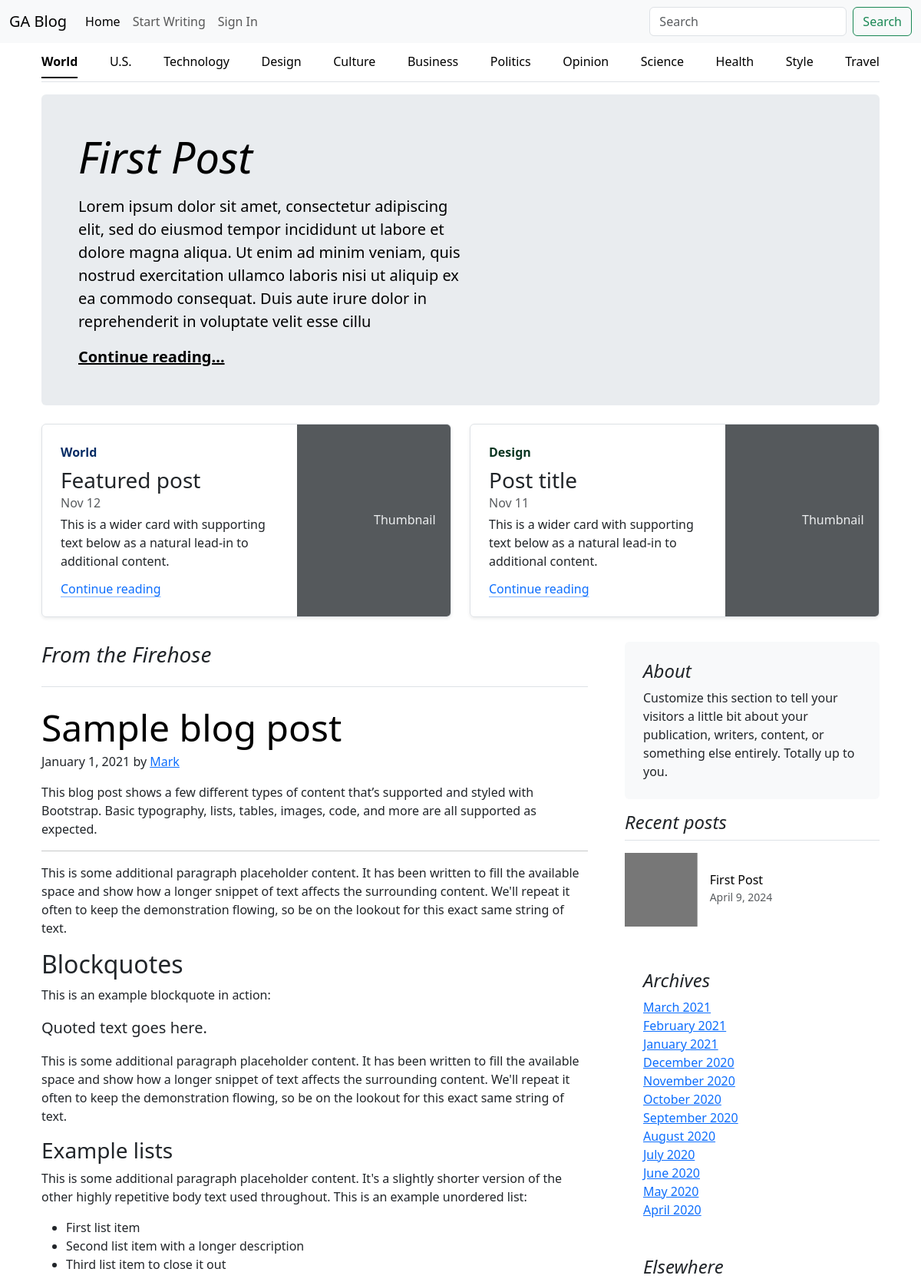
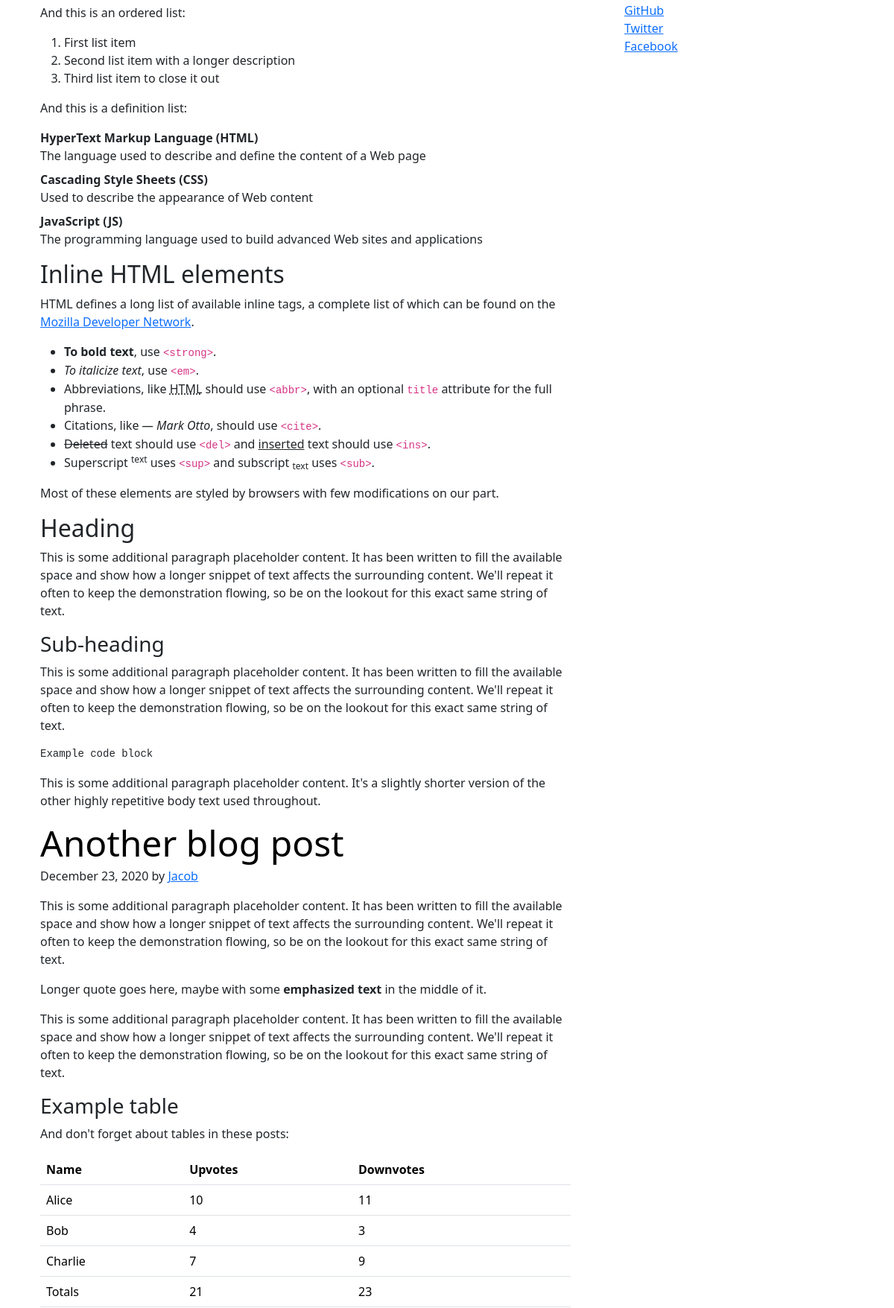
The page / (upper part) on the database its author committed (2 pictures, top to bottom).
### blog/models.py (models this page shows, shortened)
class BaseModel(models.Model):
    created_at = models.DateTimeField(auto_now_add=True)
    updated_at = models.DateTimeField(auto_now=True)
    class Meta:
        abstract = True

class Post(BaseModel, models.Model):
    title = models.CharField(max_length=200)
    quote = models.TextField(max_length=300)
    content = models.TextField()
    image = models.ImageField(upload_to='images/', null=False, blank=False)
    author = models.ForeignKey(User, on_delete=models.CASCADE, related_name='posts')
    category = models.CharField(max_length=2, choices=CategoriesEnum.choices, default=CategoriesEnum.TECH)
    views = models.PositiveIntegerField(default=0)

### blog/views.py (the view)
# urls.py: path('', blog_views.index, name=''),
def index(request):
    articles = Post.objects.all()
    recent_articles = Post.objects.order_by('-created_at')[:3]
    featured_article = Post.objects.order_by('-views').first()
    return render(request, 'index.html', {'articles': articles,
                                          'recent_articles': recent_articles,
                                          'featured_article': featured_article})

### blog/templates/index.html (shortened to what this page needs)
{% extends 'base.html' %}
{% block body %}
<div class="container container-lg">
    <div class="nav-scroller py-1 mb-3 border-bottom">
      <nav class="nav nav-underline justify-content-between">
        <a class="nav-item nav-link link-body-emphasis active" href="#">World</a>
        <a class="nav-item nav-link link-body-emphasis" href="#">U.S.</a>
        <a class="nav-item nav-link link-body-emphasis" href="#">Technology</a>
        <a class="nav-item nav-link link-body-emphasis" href="#">Design</a>
        <a class="nav-item nav-link link-body-emphasis" href="#">Culture</a>
        <a class="nav-item nav-link link-body-emphasis" href="#">Business</a>
        <a class="nav-item nav-link link-body-emphasis" href="#">Politics</a>
        <a class="nav-item nav-link link-body-emphasis" href="#">Opinion</a>
        <a class="nav-item nav-link link-body-emphasis" href="#">Science</a>
        <a class="nav-item nav-link link-body-emphasis" href="#">Health</a>
        <a class="nav-item nav-link link-body-emphasis" href="#">Style</a>
        <a class="nav-item nav-link link-body-emphasis" href="#">Travel</a>
      </nav>
    </div>
  </div>
  <main class="container">
    <div class="p-4 p-md-5 mb-4 rounded text-body-emphasis bg-body-secondary">
      <div class="col-lg-6 px-0">
        <h1 class="display-4 fst-italic">{{featured_article.title}}</h1>
        <p class="lead my-3">{{featured_article.quote}}</p>
        <p class="lead mb-0"><a href="{% url 'post_detail' pk=featured_article.pk %}" class="text-body-emphasis fw-bold">Continue reading...</a></p>
      </div>
    </div>
    <div class="row mb-2">
      <div class="col-md-6">
        <div class="row g-0 border rounded overflow-hidden flex-md-row mb-4 shadow-sm h-md-250 position-relative">
          <div class="col p-4 d-flex flex-column position-static">
            <strong class="d-inline-block mb-2 text-primary-emphasis">World</strong>
            <h3 class="mb-0">Featured post</h3>
            <div class="mb-1 text-body-secondary">Nov 12</div>
            <p class="card-text mb-auto">This is a wider card with supporting text below as a natural lead-in to additional content.</p>
            <a href="#" class="icon-link gap-1 icon-link-hover stretched-link">
              Continue reading
              <svg class="bi"><use xlink:href="#chevron-right"/></svg>
            </a>
          </div>
          <div class="col-auto d-none d-lg-block">
            <svg class="bd-placeholder-img" width="200" height="250" xmlns="http://www.w3.org/2000/svg" role="img" aria-label="Placeholder: Thumbnail" preserveAspectRatio="xMidYMid slice" focusable="false"><title>Placeholder</title><rect width="100%" height="100%" fill="#55595c"/><text x="50%" y="50%" fill="#eceeef" dy=".3em">Thumbnail</text></svg>
          </div>
        </div>
      </div>
      <div class="col-md-6">
        <div class="row g-0 border rounded overflow-hidden flex-md-row mb-4 shadow-sm h-md-250 position-relative">
          <div class="col p-4 d-flex flex-column position-static">
            <strong class="d-inline-block mb-2 text-success-emphasis">Design</strong>
            <h3 class="mb-0">Post title</h3>
            <div class="mb-1 text-body-secondary">Nov 11</div>
            <p class="mb-auto">This is a wider card with supporting text below as a natural lead-in to additional content.</p>
            <a href="#" class="icon-link gap-1 icon-link-hover stretched-link">
              Continue reading
              <svg class="bi"><use xlink:href="#chevron-right"/></svg>
            </a>
          </div>
          <div class="col-auto d-none d-lg-block">
            <svg class="bd-placeholder-img" width="200" height="250" xmlns="http://www.w3.org/2000/svg" role="img" aria-label="Placeholder: Thumbnail" preserveAspectRatio="xMidYMid slice" focusable="false"><title>Placeholder</title><rect width="100%" height="100%" fill="#55595c"/><text x="50%" y="50%" fill="#eceeef" dy=".3em">Thumbnail</text></svg>
          </div>
        </div>
      </div>
    </div>
    <div class="row g-5">
      <div class="col-md-8">
        <h3 class="pb-4 mb-4 fst-italic border-bottom">
          From the Firehose
        </h3>
        <article class="blog-post">
          <h2 class="display-5 link-body-emphasis mb-1">Sample blog post</h2>
          <p class="blog-post-meta">January 1, 2021 by <a href="#">Mark</a></p>
          <p>This blog post shows a few different types of content that’s supported and styled with Bootstrap. Basic typography, lists, tables, images, code, and more are all supported as expected.</p>
          <hr>
          <p>This is some additional paragraph placeholder content. It has been written to fill the available space and show how a longer snippet of text affects the surrounding content. We'll repeat it often to keep the demonstration flowing, so be on the lookout for this exact same string of text.</p>
          <h2>Blockquotes</h2>
          <p>This is an example blockquote in action:</p>
          <blockquote class="blockquote">
            <p>Quoted text goes here.</p>
          </blockquote>
          <p>This is some additional paragraph placeholder content. It has been written to fill the available space and show how a longer snippet of text affects the surrounding content. We'll repeat it often to keep the demonstration flowing, so be on the lookout for this exact same string of text.</p>
          <h3>Example lists</h3>
          <p>This is some additional paragraph placeholder content. It's a slightly shorter version of the other highly repetitive body text used throughout. This is an example unordered list:</p>
          <ul>
            <li>First list item</li>
            <li>Second list item with a longer description</li>
            <li>Third list item to close it out</li>
          </ul>
          <p>And this is an ordered list:</p>
          <ol>
            <li>First list item</li>
            <li>Second list item with a longer description</li>
            <li>Third list item to close it out</li>
          </ol>
          <p>And this is a definition list:</p>
          <dl>
            <dt>HyperText Markup Language (HTML)</dt>
            <dd>The language used to describe and define the content of a Web page</dd>
            <dt>Cascading Style Sheets (CSS)</dt>
            <dd>Used to describe the appearance of Web content</dd>
            <dt>JavaScript (JS)</dt>
            <dd>The programming language used to build advanced Web sites and applications</dd>
          </dl>
          <h2>Inline HTML elements</h2>
          <p>HTML defines a long list of available inline tags, a complete list of which can be found on the <a href="https://developer.mozilla.org/en-US/docs/Web/HTML/Element">Mozilla Developer Network</a>.</p>
          <ul>
            <li><strong>To bold text</strong>, use <code class="language-plaintext highlighter-rouge">&lt;strong&gt;</code>.</li>
            <li><em>To italicize text</em>, use <code class="language-plaintext highlighter-rouge">&lt;em&gt;</code>.</li>
            <li>Abbreviations, like <abbr title="HyperText Markup Language">HTML</abbr> should use <code class="language-plaintext highlighter-rouge">&lt;abbr&gt;</code>, with an optional <code class="language-plaintext highlighter-rouge">title</code> attribute for the full phrase.</li>
            <li>Citations, like <cite>— Mark Otto</cite>, should use <code class="language-plaintext highlighter-rouge">&lt;cite&gt;</code>.</li>
            <li><del>Deleted</del> text should use <code class="language-plaintext highlighter-rouge">&lt;del&gt;</code> and <ins>inserted</ins> text should use <code class="language-plaintext highlighter-rouge">&lt;ins&gt;</code>.</li>
            <li>Superscript <sup>text</sup> uses <code class="language-plaintext highlighter-rouge">&lt;sup&gt;</code> and subscript <sub>text</sub> uses <code class="language-plaintext highlighter-rouge">&lt;sub&gt;</code>.</li>
          </ul>
          <p>Most of these elements are styled by browsers with few modifications on our part.</p>
          <h2>Heading</h2>
          <p>This is some additional paragraph placeholder content. It has been written to fill the available space and show how a longer snippet of text affects the surrounding content. We'll repeat it often to keep the demonstration flowing, so be on the lookout for this exact same string of text.</p>
          <h3>Sub-heading</h3>
          <p>This is some additional paragraph placeholder content. It has been written to fill the available space and show how a longer snippet of text affects the surrounding content. We'll repeat it often to keep the demonstration flowing, so be on the lookout for this exact same string of text.</p>
          <pre><code>Example code block</code></pre>
          <p>This is some additional paragraph placeholder content. It's a slightly shorter version of the other highly repetitive body text used throughout.</p>
        </article>
        <article class="blog-post">
          <h2 class="display-5 link-body-emphasis mb-1">Another blog post</h2>
          <p class="blog-post-meta">December 23, 2020 by <a href="#">Jacob</a></p>
          <p>This is some additional paragraph placeholder content. It has been written to fill the available space and show how a longer snippet of text affects the surrounding content. We'll repeat it often to keep the demonstration flowing, so be on the lookout for this exact same string of text.</p>
          <blockquote>
            <p>Longer quote goes here, maybe with some <strong>emphasized text</strong> in the middle of it.</p>
          </blockquote>
          <p>This is some additional paragraph placeholder content. It has been written to fill the available space and show how a longer snippet of text affects the surrounding content. We'll repeat it often to keep the demonstration flowing, so be on the lookout for this exact same string of text.</p>
          <h3>Example table</h3>
          <p>And don't forget about tables in these posts:</p>
          <table class="table">
            <thead>
              <tr>
                <th>Name</th>
                <th>Upvotes</th>
                <th>Downvotes</th>
              </tr>
            </thead>
            <tbody>
              <tr>
                <td>Alice</td>
                <td>10</td>
                <td>11</td>
              </tr>
              <tr>
                <td>Bob</td>
                <td>4</td>
                <td>3</td>
              </tr>
              <tr>
                <td>Charlie</td>
                <td>7</td>
                <td>9</td>
              </tr>
            </tbody>
            <tfoot>
              <tr>
                <td>Totals</td>
                <td>21</td>
                <td>23</td>
              </tr>
            </tfoot>
          </table>
        </article>
      </div>
      <div class="col-md-4">
        <div class="position-sticky" style="top: 2rem;">
          <div class="p-4 mb-3 bg-body-tertiary rounded">
            <h4 class="fst-italic">About</h4>
            <p class="mb-0">Customize this section to tell your visitors a little bit about your publication, writers, content, or something else entirely. Totally up to you.</p>
          </div>
          <div>
            <h4 class="fst-italic">Recent posts</h4>
            <ul class="list-unstyled">
              {% for article in recent_articles %}
              <li>
                <a class="d-flex flex-column flex-lg-row gap-3 align-items-start align-items-lg-center py-3 link-body-emphasis text-decoration-none border-top" href="#">
                  <svg class="bd-placeholder-img" width="100%" height="96" xmlns="http://www.w3.org/2000/svg" aria-hidden="true" preserveAspectRatio="xMidYMid slice" focusable="false"><rect width="100%" height="100%" fill="#777"/></svg>
                  <div class="col-lg-8">
                    <h6 class="mb-0">{{article.title}}</h6>
                    <small class="text-body-secondary">{{article.created_at|date}}</small>
                  </div>
                </a>
              </li>
              {% endfor %}
            </ul>
          </div>
          <div class="p-4">
            <h4 class="fst-italic">Archives</h4>
            <ol class="list-unstyled mb-0">
              <li><a href="#">March 2021</a></li>
              <li><a href="#">February 2021</a></li>
              <li><a href="#">January 2021</a></li>
              <li><a href="#">December 2020</a></li>
              <li><a href="#">November 2020</a></li>
              <li><a href="#">October 2020</a></li>
              <li><a href="#">September 2020</a></li>
              <li><a href="#">August 2020</a></li>
              <li><a href="#">July 2020</a></li>
              <li><a href="#">June 2020</a></li>
              <li><a href="#">May 2020</a></li>
              <li><a href="#">April 2020</a></li>
            </ol>
          </div>
          <div class="p-4">
            <h4 class="fst-italic">Elsewhere</h4>
            <ol class="list-unstyled">
              <li><a href="#">GitHub</a></li>
              <li><a href="#">Twitter</a></li>
              <li><a href="#">Facebook</a></li>
            </ol>
          </div>
        </div>
      </div>
    </div>
  </main>
{% endblock %}

### rows shown on the page
Post: title "First Post", quote "Lorem ipsum dolor sit amet, consectetur adipiscing elit, sed do eiusmod tempor incididunt ut labore et dolore magna aliqua. Ut enim ad minim veniam, quis nostrud exercitation ullamco laboris nisi ut aliquip ex ea commodo consequat. Duis aute irure dolor in reprehenderit in voluptate velit esse cillu", created_at "April 9, 2024"
